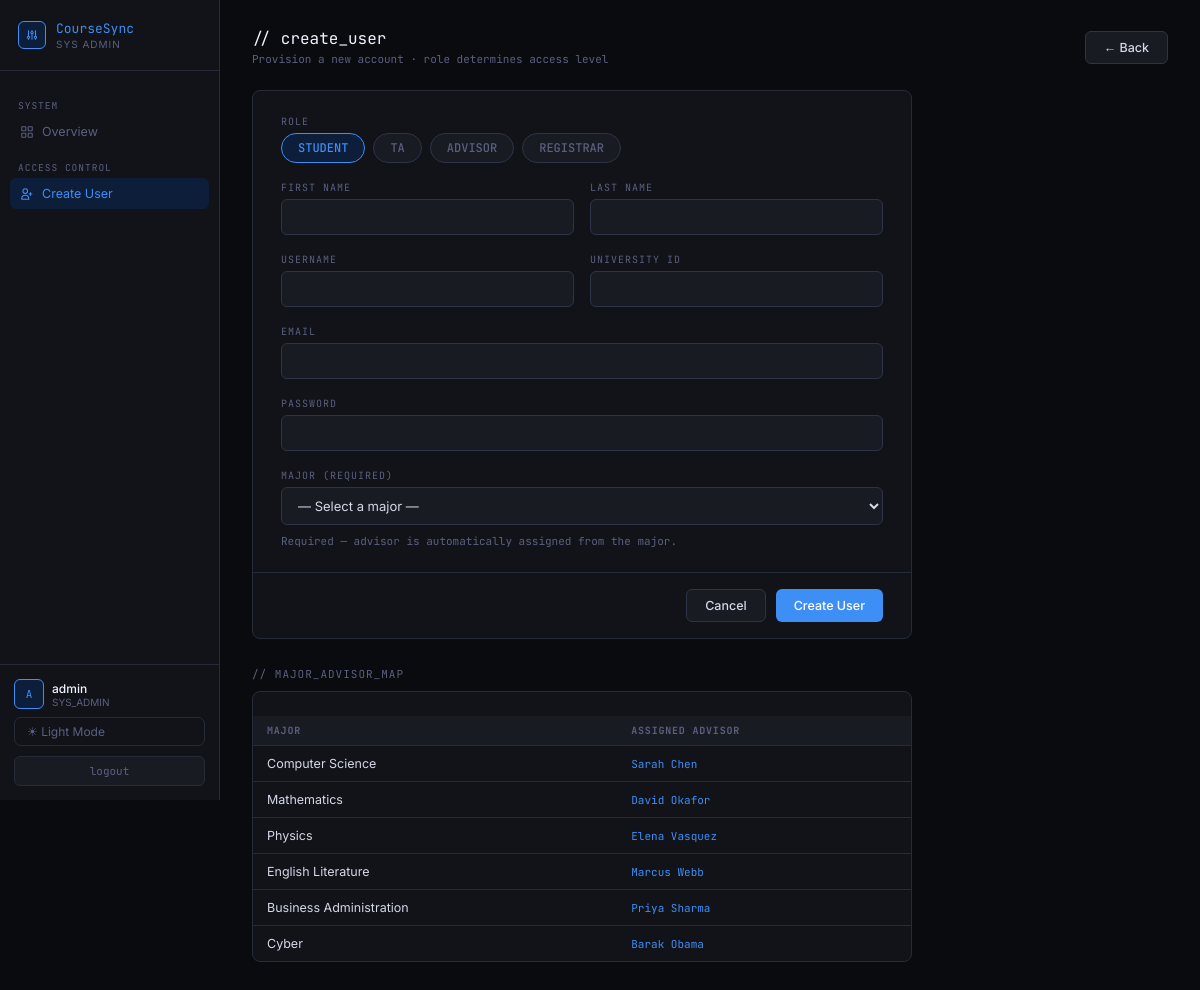
The app's page /users/new/ (signed in) with its own data.
### accounts/models.py (models this page shows, shortened)
class User(AbstractUser):
    class Roles(models.TextChoices):
        STUDENT = "student", "Student"
        TA = "ta", "Teaching Assistant"
        PROFESSOR = "professor", "Professor"
        ADVISOR = "advisor", "Advisor"
        REGISTRAR = "registrar", "Registrar"
        SYSADMIN = "sysadmin", "System Admin"
    role = models.CharField(max_length=20, choices=Roles.choices)
    university_id = models.CharField(max_length=20, unique=True, null=True, blank=True)

### academics/models.py (models this page shows)
class Major(models.Model):
    name = models.CharField(max_length=100, unique=True)
    advisor = models.OneToOneField(
        User,
        on_delete=models.SET_NULL,
        null=True,
        blank=True,
        related_name="advised_major",
        limit_choices_to={"role": "advisor"},
    )
    def __str__(self):
        return self.name

### academics/views.py (the view, shortened to what this page needs)
# urls.py: path("users/new/", create_user, name="create_user"),
@login_required
@role_required("sysadmin")
def create_user(request):
    majors = Major.objects.select_related("advisor").all()
    form = CreateUserForm(request.POST or None)
    return render(request, "create_user.html", {"form": form, "majors": majors})

### academics/forms.py (shortened to what this page needs)
class CreateUserForm(forms.Form):
    ROLE_CHOICES = [
        ("student", "Student"),
        ("ta", "Teaching Assistant"),
        ("advisor", "Advisor"),
        ("registrar", "Registrar"),
    ]
    role = forms.ChoiceField(choices=ROLE_CHOICES)
    first_name = forms.CharField(max_length=150)
    last_name = forms.CharField(max_length=150)
    username = forms.CharField(max_length=150)
    email = forms.EmailField(required=False)
    university_id = forms.CharField(max_length=20, required=False)
    password = forms.CharField(widget=forms.PasswordInput)
    major = forms.ModelChoiceField(
        queryset=Major.objects.select_related("advisor").all(),
        required=False,
        empty_label="— Select a major —",
    )
    ta_course = forms.ModelChoiceField(
        queryset=Course.objects.select_related("professor").all(),
        required=False,
        empty_label="— Select a course —",
    )

### academics/models.py (called while the page is built)
    def __str__(self):
        return f"{self.code} - {self.title}"

### templates/create_user.html (shortened to what this page needs)
{% load static %}
<!DOCTYPE html>
<html lang="en" data-theme="{{ request.session.theme|default:'dark' }}">
<head>
  <link rel="stylesheet" href="{% static 'css/sysadmin.css' %}">
</head>
<body>
<div class="shell">
  <aside class="sidebar">
    <div class="brand">
      <div class="brand-icon">
        <svg fill="none" stroke="currentColor" stroke-width="1.8" viewBox="0 0 24 24"><path d="M12 6V4m0 2a2 2 0 100 4m0-4a2 2 0 110 4m-6 8a2 2 0 100-4m0 4a2 2 0 110-4m0 4v2m0-6V4m6 6v10m6-2a2 2 0 100-4m0 4a2 2 0 110-4m0 4v2m0-6V4"/></svg>
      </div>
      <div class="brand-text">
        <div class="brand-mark">CourseSync</div>
        <div class="brand-role">Sys Admin</div>
      </div>
    </div>
    <nav class="nav">
      <div class="nav-section">System</div>
      <a class="nav-item" href="{% url 'sysadmin_dashboard' %}">
        <svg class="nav-icon" fill="none" stroke="currentColor" stroke-width="1.8" viewBox="0 0 24 24"><rect x="3" y="3" width="7" height="7" rx="1"/><rect x="14" y="3" width="7" height="7" rx="1"/><rect x="3" y="14" width="7" height="7" rx="1"/><rect x="14" y="14" width="7" height="7" rx="1"/></svg>
        Overview
      </a>
      <div class="nav-section">Access Control</div>
      <a class="nav-item active" href="{% url 'create_user' %}">
        <svg class="nav-icon" fill="none" stroke="currentColor" stroke-width="1.8" viewBox="0 0 24 24"><path d="M18 9v3m0 0v3m0-3h3m-3 0h-3m-2-5a4 4 0 11-8 0 4 4 0 018 0zM3 20a6 6 0 0112 0v1H3v-1z"/></svg>
        Create User
      </a>
    </nav>
    <div class="sidebar-footer">
      <div class="user-card">
        <div class="avatar">{{ request.user.first_name|default:request.user.username|slice:":1"|upper }}{{ request.user.last_name|slice:":1"|upper }}</div>
        <div>
          <div class="user-name">{{ request.user.get_full_name|default:request.user.username }}</div>
          <div class="user-role">SYS_ADMIN</div>
        </div>
      </div>
      <form method="post" action="{% url 'set_theme' %}">
        {% if request.session.theme == "light" %}
          <input type="hidden" name="theme" value="dark">
          <button type="submit" class="theme-btn">🌙 Dark Mode</button>
        {% else %}
          <button type="submit" class="theme-btn">☀ Light Mode</button>
        {% endif %}
      </form>
      <form method="post" action="{% url 'logout' %}">
        <button type="submit" class="logout-btn">logout</button>
      </form>
    </div>
  </aside>
  <main class="main">
    <div class="page-header">
      <div>
        <div class="page-title">// create_user</div>
        <div class="page-sub">Provision a new account · role determines access level</div>
      </div>
      <a href="{% url 'sysadmin_dashboard' %}" class="btn btn-ghost">← Back</a>
    </div>
    <div class="form-card">
      <form method="post" id="create-user-form">
        <div class="form-body">
          <div class="field">
            <label>Role</label>
            <div class="role-pills">
              <button type="button" class="role-pill" data-role="student" onclick="setRole('student')">STUDENT</button>
              <button type="button" class="role-pill" data-role="ta" onclick="setRole('ta')">TA</button>
              <button type="button" class="role-pill" data-role="advisor" onclick="setRole('advisor')">ADVISOR</button>
              <button type="button" class="role-pill" data-role="registrar" onclick="setRole('registrar')">REGISTRAR</button>
            </div>
          </div>
          <div class="form-row">
            <div class="field">
              <label for="{{ form.first_name.id_for_label }}">First Name</label>
              {{ form.first_name }}
            </div>
            <div class="field">
              <label for="{{ form.last_name.id_for_label }}">Last Name</label>
              {{ form.last_name }}
            </div>
          </div>
          <div class="form-row">
            <div class="field">
              <label for="{{ form.username.id_for_label }}">Username</label>
              {{ form.username }}
            </div>
            <div class="field">
              <label for="{{ form.university_id.id_for_label }}">University ID</label>
              {{ form.university_id }}
            </div>
          </div>
          <div class="field">
            <label for="{{ form.email.id_for_label }}">Email</label>
            {{ form.email }}
          </div>
          <div class="field">
            <label for="{{ form.password.id_for_label }}">Password</label>
            {{ form.password }}
          </div>
          <div class="field" id="major-field">
            <label for="{{ form.major.id_for_label }}" id="major-label">Major</label>
            {{ form.major }}
            <div class="field-hint" id="major-hint"></div>
          </div>
        </div>
        <div class="form-actions">
          <a href="{% url 'sysadmin_dashboard' %}" class="btn btn-ghost">Cancel</a>
          <button type="submit" class="btn btn-primary">Create User</button>
        </div>
      </form>
    </div>
    {% if majors %}
    <div class="section-label">// major_advisor_map</div>
    <div class="form-card" style="max-width:660px">
      <table class="major-table">
        <thead>
          <tr><th>Major</th><th>Assigned Advisor</th></tr>
        </thead>
        <tbody>
          {% for major in majors %}
          <tr>
            <td>{{ major.name }}</td>
            <td>
              {% if major.advisor %}
                <span class="advisor-name">{{ major.advisor.get_full_name|default:major.advisor.username }}</span>
              {% else %}
                <span style="color:var(--muted)">— unassigned —</span>
              {% endif %}
            </td>
          </tr>
          {% endfor %}
        </tbody>
      </table>
    </div>
    {% endif %}
  </main>
</div>
</body>
</html>

### static/css/sysadmin.css (style rules this page uses)
:root { --bg: #0A0B0F; --surface: #111318; --surface2: #181B22; --surface3: #1E2230; --border: #262B3A; --border2: #2E3448; --text: #D4D8E8; --text-bright: #F0F2FF; --muted: #5A6080; --accent: #3D8EF5; --accent-dim: #0D1E3A; --green: #3DBF7C; --green-dim: #0A2018; --amber: #F0A030; --amber-dim: #241808; --red: #F05060; --red-dim: #240A10; --purple: #A070F0; --purple-dim: #180A28; --mono: 'JetBrains Mono', monospace; --radius: 8px; }
*, *::before, *::after { box-sizing: border-box; margin: 0; padding: 0; }
body { font-family: 'Inter', sans-serif; background: var(--bg); color: var(--text); min-height: 100vh; font-size: 13px; }
.shell { display: grid; grid-template-columns: 220px 1fr; min-height: 100vh; }
.sidebar { background: var(--surface); border-right: 1px solid var(--border); display: flex; flex-direction: column; position: sticky; top: 0; height: 100vh; }
.brand { padding: 20px 18px; border-bottom: 1px solid var(--border); display: flex; align-items: center; gap: 10px; }
.brand-icon { width: 28px; height: 28px; border-radius: 6px; background: var(--accent-dim); border: 1px solid var(--accent); display: flex; align-items: center; justify-content: center; }
.brand-icon svg { width: 14px; height: 14px; color: var(--accent); }
.brand-mark { font-family: var(--mono); font-size: 13px; color: var(--accent); }
.brand-role { font-size: 10px; color: var(--muted); text-transform: uppercase; letter-spacing: 1px; margin-top: 1px; }
.nav { padding: 14px 10px; flex: 1; overflow-y: auto; }
.nav-section { font-family: var(--mono); font-size: 9.5px; color: var(--muted); text-transform: uppercase; letter-spacing: 1px; padding: 0 8px; margin: 14px 0 4px; }
.nav-item { display: flex; align-items: center; gap: 8px; padding: 8px 10px; border-radius: 6px; color: var(--muted); font-size: 12.5px; cursor: pointer; transition: all 0.1s; text-decoration: none; margin-bottom: 1px; }
.nav-item.active { background: var(--accent-dim); color: var(--accent); }
.nav-icon { width: 14px; height: 14px; flex-shrink: 0; }
.sidebar-footer { padding: 14px; border-top: 1px solid var(--border); }
.user-card { display: flex; align-items: center; gap: 8px; }
.avatar { width: 30px; height: 30px; border-radius: 6px; background: var(--accent-dim); border: 1px solid var(--accent); display: flex; align-items: center; justify-content: center; font-family: var(--mono); font-size: 11px; color: var(--accent); }
.user-name { font-size: 12px; font-weight: 500; color: var(--text-bright); }
.user-role { font-size: 10px; color: var(--muted); }
.main { padding: 28px 32px; }
.page-header { margin-bottom: 24px; display: flex; justify-content: space-between; align-items: center; }
.page-title { font-family: var(--mono); font-size: 16px; color: var(--text-bright); }
.page-sub { font-size: 11px; color: var(--muted); margin-top: 3px; font-family: var(--mono); }
.btn { padding: 7px 14px; border-radius: 6px; font-size: 12px; font-weight: 500; cursor: pointer; border: none; font-family: 'Inter', sans-serif; }
.btn-primary { background: var(--accent); color: white; }
.btn-ghost { background: var(--surface2); color: var(--text); border: 1px solid var(--border); }
.logout-btn { width: 100%; padding: 8px 12px; margin-top: 12px; border: 1px solid var(--border); border-radius: 7px; background: var(--surface2); color: var(--text); font-family: 'IBM Plex Sans', sans-serif; font-size: 13px; cursor: pointer; transition: all 0.15s; }
.theme-btn { width:100%; padding:6px 12px; margin-top:8px; border:1px solid var(--border); border-radius:7px; background:transparent; color:var(--muted); font-size:12px; cursor:pointer; transition:all 0.15s; text-align:left; font-family:inherit; }

### static/css/coursesync-core.css (style rules this page uses)
html { box-sizing: border-box; }
*, *::before, *::after { box-sizing: inherit; }
a { text-decoration: none; }
button, input, select, textarea { font: inherit; }
img, svg { max-width: 100%; }
.logout-btn { width: 100%; padding: 8px 12px; margin-top: 10px; border: 1px solid var(--border); border-radius: 7px; background: transparent; color: var(--text); font: inherit; cursor: pointer; transition: 0.15s ease; }

### records on screen
User: user.first_name "A", user.get_full_name "admin"
Major: name "Computer Science", advisor.get_full_name "Sarah Chen"
Major: name "Mathematics", advisor.get_full_name "David Okafor"
Major: name "Physics", advisor.get_full_name "Elena Vasquez"
Major: name "English Literature", advisor.get_full_name "Marcus Webb"
Major: name "Business Administration", advisor.get_full_name "Priya Sharma"
Major: name "Cyber", advisor.get_full_name "Barak Obama"
